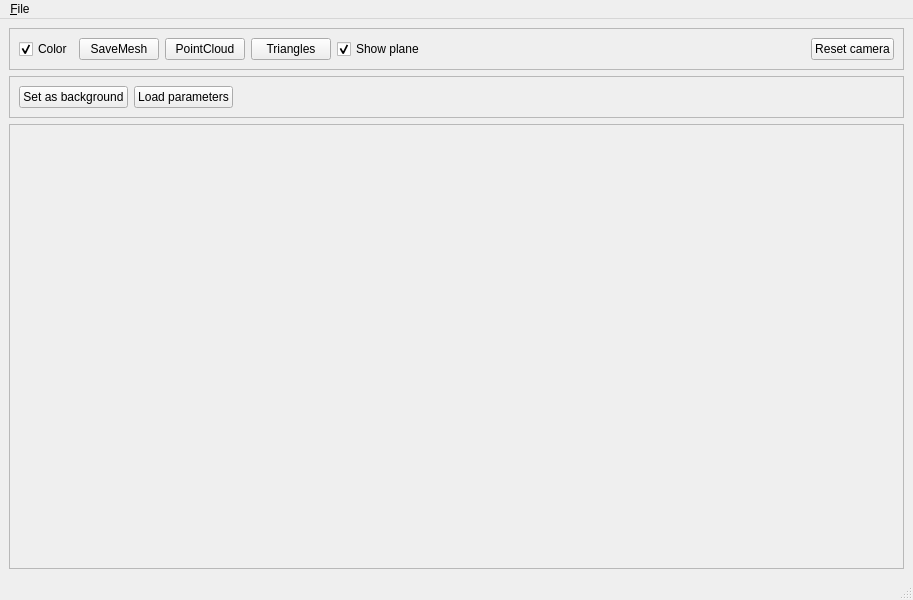
<?xml version="1.0" encoding="UTF-8"?>
<ui version="4.0">
 <class>PeopleTrackerWindow</class>
 <widget class="QMainWindow" name="PeopleTrackerWindow">
  <property name="geometry">
   <rect>
    <x>0</x>
    <y>0</y>
    <width>913</width>
    <height>600</height>
   </rect>
  </property>
  <property name="windowTitle">
   <string>People Tracker</string>
  </property>
  <widget class="QWidget" name="centralwidget">
   <layout class="QVBoxLayout" name="verticalLayout">
    <item>
     <widget class="QFrame" name="frame">
      <property name="sizePolicy">
       <sizepolicy hsizetype="Preferred" vsizetype="Fixed">
        <horstretch>0</horstretch>
        <verstretch>0</verstretch>
       </sizepolicy>
      </property>
      <property name="frameShape">
       <enum>QFrame::StyledPanel</enum>
      </property>
      <property name="frameShadow">
       <enum>QFrame::Raised</enum>
      </property>
      <layout class="QHBoxLayout" name="horizontalLayout">
       <item>
        <widget class="QCheckBox" name="colorMappingCheckBox">
         <property name="text">
          <string>Color</string>
         </property>
         <property name="checked">
          <bool>true</bool>
         </property>
        </widget>
       </item>
       <item>
        <widget class="QPushButton" name="saveMeshPushButton">
         <property name="text">
          <string>SaveMesh</string>
         </property>
        </widget>
       </item>
       <item>
        <widget class="QPushButton" name="pointCloudPushButton">
         <property name="text">
          <string>PointCloud</string>
         </property>
        </widget>
       </item>
       <item>
        <widget class="QPushButton" name="trianglePushButton">
         <property name="text">
          <string>Triangles</string>
         </property>
        </widget>
       </item>
       <item>
        <widget class="QCheckBox" name="showPlaneCheckBox">
         <property name="text">
          <string>Show plane</string>
         </property>
         <property name="checked">
          <bool>true</bool>
         </property>
        </widget>
       </item>
       <item>
        <spacer name="horizontalSpacer">
         <property name="orientation">
          <enum>Qt::Horizontal</enum>
         </property>
         <property name="sizeHint" stdset="0">
          <size>
           <width>40</width>
           <height>20</height>
          </size>
         </property>
        </spacer>
       </item>
       <item>
        <widget class="QPushButton" name="resetCamera">
         <property name="text">
          <string>Reset camera</string>
         </property>
        </widget>
       </item>
      </layout>
     </widget>
    </item>
    <item>
     <widget class="QFrame" name="frame_3">
      <property name="sizePolicy">
       <sizepolicy hsizetype="Preferred" vsizetype="Fixed">
        <horstretch>0</horstretch>
        <verstretch>0</verstretch>
       </sizepolicy>
      </property>
      <property name="frameShape">
       <enum>QFrame::StyledPanel</enum>
      </property>
      <property name="frameShadow">
       <enum>QFrame::Raised</enum>
      </property>
      <layout class="QHBoxLayout" name="horizontalLayout_3">
       <item>
        <widget class="QPushButton" name="setAsBackgroundButton">
         <property name="sizePolicy">
          <sizepolicy hsizetype="Fixed" vsizetype="Fixed">
           <horstretch>0</horstretch>
           <verstretch>0</verstretch>
          </sizepolicy>
         </property>
         <property name="text">
          <string>Set as background</string>
         </property>
        </widget>
       </item>
       <item>
        <widget class="QPushButton" name="loadParametersButton">
         <property name="text">
          <string>Load parameters</string>
         </property>
        </widget>
       </item>
       <item>
        <spacer name="horizontalSpacer_2">
         <property name="orientation">
          <enum>Qt::Horizontal</enum>
         </property>
         <property name="sizeHint" stdset="0">
          <size>
           <width>40</width>
           <height>20</height>
          </size>
         </property>
        </spacer>
       </item>
      </layout>
     </widget>
    </item>
    <item>
     <widget class="QFrame" name="frame_2">
      <property name="frameShape">
       <enum>QFrame::StyledPanel</enum>
      </property>
      <property name="frameShadow">
       <enum>QFrame::Raised</enum>
      </property>
      <layout class="QHBoxLayout" name="horizontalLayout_2">
       <item>
        <widget class="ntk::MeshViewer" name="mesh_view" native="true">
         <layout class="QHBoxLayout" name="horizontalLayout_5"/>
        </widget>
       </item>
       <item>
        <widget class="PeopleTrackerImageWidget" name="image_view" native="true"/>
       </item>
      </layout>
     </widget>
    </item>
   </layout>
  </widget>
  <widget class="QMenuBar" name="menubar">
   <property name="geometry">
    <rect>
     <x>0</x>
     <y>0</y>
     <width>913</width>
     <height>21</height>
    </rect>
   </property>
   <widget class="QMenu" name="menu_File">
    <property name="title">
     <string>&amp;File</string>
    </property>
   </widget>
   <addaction name="menu_File"/>
  </widget>
  <widget class="QStatusBar" name="statusbar"/>
 </widget>
 <customwidgets>
  <customwidget>
   <class>ntk::MeshViewer</class>
   <extends>QWidget</extends>
   <header location="global">ntk/mesh/mesh_viewer.h</header>
   <container>1</container>
  </customwidget>
  <customwidget>
   <class>PeopleTrackerImageWidget</class>
   <extends>QWidget</extends>
   <header location="global">PeopleTrackerWindow.h</header>
   <container>1</container>
  </customwidget>
 </customwidgets>
 <resources/>
 <connections/>
</ui>
